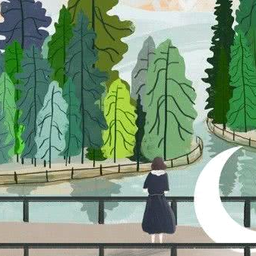
#> input picture app.png, 256 x 256 px
$ python make_icon.py
#> lines starting #> are read from the running program, lines starting #| are printed output that depends on the picture
#> in main, src is the input picture: PIL image 256x256 RGBA; mean R, G, B, A 125.7, 151.9, 125.4, 255
# -*- coding: utf-8 -*-
"""由 app.png 生成应用图标资源。

生成内容：
  assets/icon.ico       Windows 多尺寸图标（快捷方式 / 任务栏 / 通知）
  assets/icon.png       256x256 主图标
  assets/icon-192.png   PWA 图标
  assets/icon-512.png   PWA 图标
  assets/icon-32.png    网页 favicon

用法（需要 Pillow）：
  python tools/make_icon.py
"""

from pathlib import Path

from PIL import Image

BASE = Path(__file__).resolve().parent.parent
SRC = BASE / "app.png"
ASSETS = BASE / "assets"

ICO_SIZES = [16, 24, 32, 40, 48, 64, 96, 128, 256]


def square(img: Image.Image) -> Image.Image:
    """居中裁剪成正方形，避免图标被拉伸变形。"""
    w, h = img.size
#> w = 256; h = 256
    side = min(w, h)
#> side = 256
    left = (w - side) // 2
#> left = 0
    top = (h - side) // 2
#> top = 0
    return img.crop((left, top, left + side, top + side))


def main() -> None:
    source = SRC
    if not source.exists():
        # app.png 丢失时，退回到已有的 icon.png（256x256）
        fallback = ASSETS / "icon.png"
        if not fallback.exists():
            raise SystemExit(f"找不到源图: {SRC}")
        source = fallback

    ASSETS.mkdir(parents=True, exist_ok=True)
    src = Image.open(source).convert("RGBA")
    base = square(src)

    base.resize((256, 256), Image.LANCZOS).save(ASSETS / "icon.png")
    base.resize((512, 512), Image.LANCZOS).save(ASSETS / "icon-512.png")
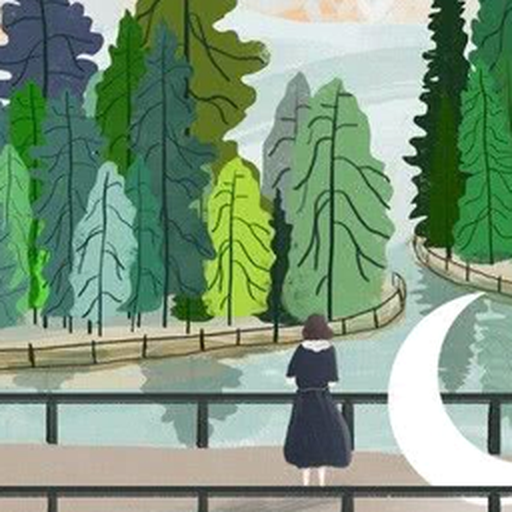
#> saved as icon-512.png: PIL image 512x512 RGBA; mean R, G, B, A 125.7, 151.8, 125.4, 255
    base.resize((192, 192), Image.LANCZOS).save(ASSETS / "icon-192.png")
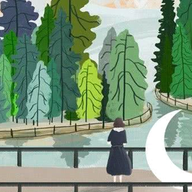
#> saved as icon-192.png: PIL image 192x192 RGBA; mean R, G, B, A 125.7, 151.8, 125.4, 255
    base.resize((32, 32), Image.LANCZOS).save(ASSETS / "icon-32.png")
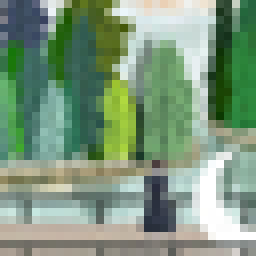
#> saved as icon-32.png: PIL image 32x32 RGBA (shown 8 times larger); mean R, G, B, A 125.4, 151.5, 125.1, 255
    base.resize((48, 48), Image.LANCZOS).save(ASSETS / "icon-48.png")
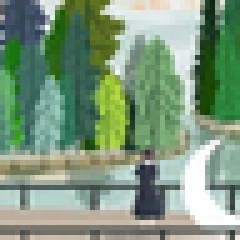
#> saved as icon-48.png: PIL image 48x48 RGBA (shown 5 times larger); mean R, G, B, A 125.7, 151.8, 125.3, 255

    base.save(ASSETS / "icon.ico", format="ICO", sizes=[(s, s) for s in ICO_SIZES])

    print("图标已生成：")
    for p in sorted(ASSETS.iterdir()):
        print(f"  {p.name}  ({p.stat().st_size} bytes)")


if __name__ == "__main__":
    main()
